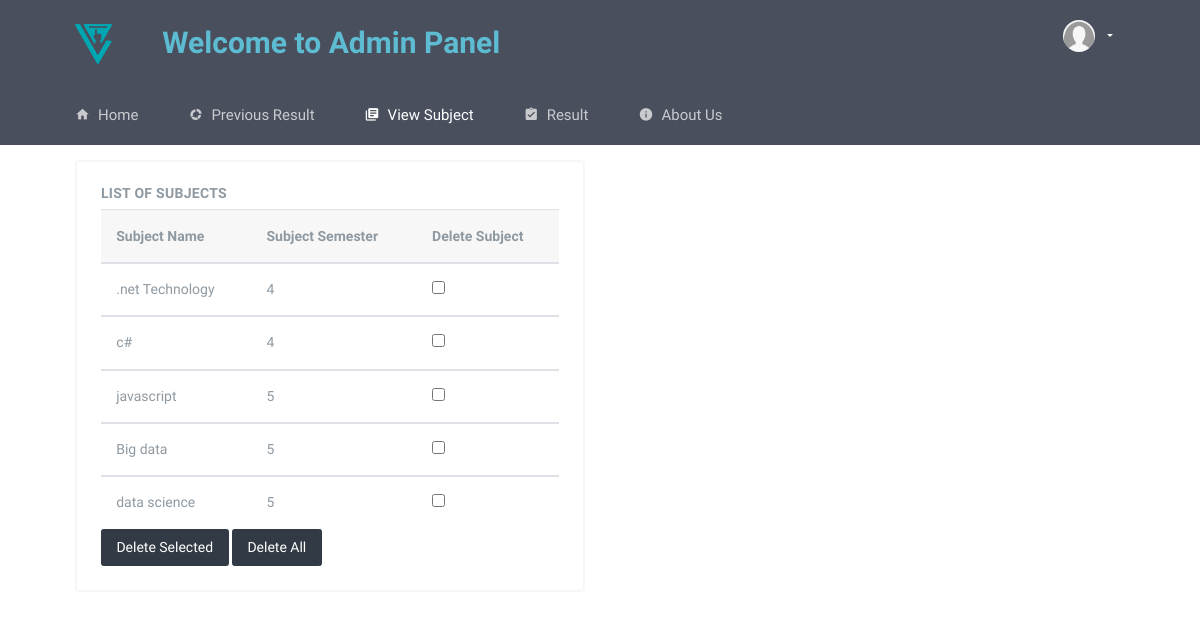
The app's page /SSV/admin_view_subject (signed in) with its own data.
### SSV/models.py (models this page shows, shortened)
class Subject(models.Model):
    subject_id = models.AutoField(primary_key=True, default=None)
    subject_name = models.TextField()
    subject_semester = models.IntegerField()

### SSV/views.py (the view)
        def wrap(request, *args, **kwargs):
                if 'admin_id' not in request.session.keys():
                        return HttpResponseRedirect("/SSV/admin_login")
                return f(request, *args, **kwargs)

### SSV/views.py (called while the page is built, shortened)
def myadmin_login_required(f):
        def wrap(request, *args, **kwargs):
                if 'admin_id' not in request.session.keys():
                        return HttpResponseRedirect("/SSV/admin_login")
                return f(request, *args, **kwargs)
        wrap.__doc__=f.__doc__
        wrap.__name__=f.__name__
        return wrap

@myadmin_login_required
def admin_view_subject(request):
    subjects = Subject.objects.values('subject_name', 'subject_semester').order_by('subject_semester')
    print(subjects)
    dictionary = {'subjects':subjects}
    for subject in dictionary['subjects']:
        print(subject['subject_name'])
    return render(request, 'admin_view_subject.html', context=dictionary)

### templates/admin_view_subject.html (shortened to what this page needs)
<!DOCTYPE html>
<html lang="en">
    <head>
        {% load static %}
        <link href="{% static 'SSV/css/bootstrap.min.css' %}" rel="stylesheet" type="text/css" />
        <link href="{% static 'SSV/css/icons.min.css' %}" rel="stylesheet" type="text/css" />
        <link href="{% static 'SSV/css/app.min.css' %}" rel="stylesheet" type="text/css" />
    </head>
    <body>
        <header id="topnav">
            <nav class="navbar-custom">
                <div class="container-fluid">
                    <ul class="list-unstyled topbar-right-menu float-right mb-0">
                        <li class="dropdown notification-list">
                        <a class="nav-link dropdown-toggle nav-user mr-0" data-toggle="dropdown" href="#" role="button" aria-haspopup="false" aria-expanded="false">
                            <img src="{% static 'SSV/images/users/logo-user.png' %}" alt="user-image" class="rounded-circle">
                        </a>
                        </li>
                    </ul>
                    <ul class="list-inline menu-left mb-0">
                        <li class="float-left">
                            <a href="index" class="logo">
                                <span class="logo-lg">
                                    <img src="{% static 'SSV/images/logovote.png' %}" alt="Vote" height="40" style="margin-top: 15px;">
                                </span>
                            </a>
                        </li>
                        <li class="app-search">
                            <h2 style="color:#5DBCD2;">Welcome to Admin Panel</h2>
                        </li>
                    </ul>
                </div>
            </nav>
            <div class="topbar-menu">
                <div class="container-fluid">
                    <div id="navigation">
                        <ul class="navigation-menu">
                            <li class="has-submenu">
                                <a href="admin_index">
                                    <i class="mdi mdi-home"></i>Home</a>
                            </li>
                            <li class="has-submenu">
                                <a href="admin_statistics"><i class="  mdi mdi-chart-arc "></i>Previous Result</a>
                            </li>
                            <li class="has-submenu">
                                <a href="admin_view_subject"><i class=" mdi mdi-library-books "></i>View Subject</a>
                            </li>
                            <li class="has-submenu">
                                <a href="admin_result"><i class=" mdi mdi-clipboard-check  "></i>Result</a>
                            </li>
                            <li class="has-submenu">
                                <a href="admin_about"><i class=" mdi mdi-information "></i>About Us</a>
                            </li>
                        </ul>
                        <div class="clearfix"></div>
                    </div>
                </div>
            </div>
        </header>
        <div class="wrapper">
            <div class="container-fluid" style="margin-top: 30px;">
                <div class="row">
                    <div class="col-lg-6">
                                <div class="card">
                                    <div class="card-body">
                                        {% if subjects %}
                                            <form method="post">
                                            <h4 class="header-title">List of Subjects</h4>
                                            <table class="table mb-0">
                                                <thead class="thead-light">
                                                <tr>
                                                    <th>Subject Name</th>
                                                    <th>Subject Semester</th>
                                                    <th>Delete Subject</th>
                                                </tr>
                                                </thead>
                                                {% for subject in subjects %}
                                                    <tbody>
                                                    <tr>
                                                        <td>{{subject.subject_name}}</td>
                                                        <td>{{subject.subject_semester}}</td>
                                                        <td><input name="subject_delete" value="{{subject.subject_name}}" type="checkbox" class="checkmark" height="50px"/></td>
                                                    </tr>
                                                    </tbody>
                                                {% endfor %}
                                            </table>
                                            <input type="submit" class="btn btn-dark" name="delete_selected" value="Delete Selected">
                                            <input type="submit" class="btn btn-dark" name="delete_all" value="Delete All">
                                            </form>
                                        {% else %}
                                            <h1 class="display-5">No subjects found!!</h1>
                                        {% endif %}
                                    </div>
                                </div>
                    </div>
                </div>
            </div>
        </div>
    </body>
</html>

### records on screen
Subject: subject_name ".net Technology", subject_semester "4"
Subject: subject_name "javascript", subject_semester "5"
Subject: subject_name "Big data", subject_semester "5"
Subject: subject_name "data science", subject_semester "5"

### other values on screen
{{ subject.subject_name }} "c#"
{{ subject.subject_semester }} "4"
